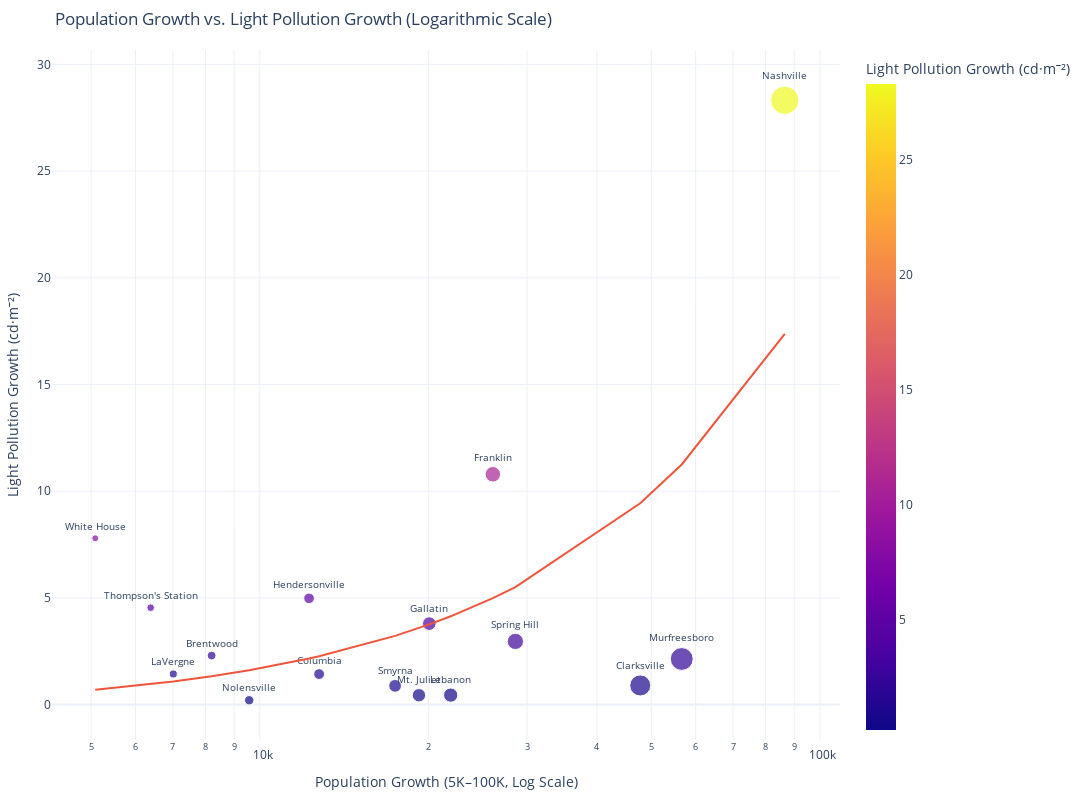

The cell this chart's notebook holds for it:
### Markdown cell above
# Population vs. Light Pollution Correlation

### Code cell
import plotly.express as px

# Define a function to calculate growth between the first and last years with percentages
def calculate_growth_with_percent(df, column):
    earliest_year = df['Year'].min()
    latest_year = df['Year'].max()

    start_values = df[df['Year'] == earliest_year].groupby('NAME')[column].mean()
    end_values = df[df['Year'] == latest_year].groupby('NAME')[column].mean()

    growth = end_values - start_values
    percent_growth = (growth / start_values.replace(0, pd.NA)) * 100

    growth_df = pd.DataFrame({
        'Absolute Growth': growth,
        'Percent Growth': percent_growth
    })

    return growth_df

# Calculate growth for population and light pollution
population_growth = calculate_growth_with_percent(df, 'Population')
light_pollution_growth = calculate_growth_with_percent(df, 'light_pollution')

# Merge for comparison
growth_comparison = population_growth.join(light_pollution_growth, lsuffix='_population', rsuffix='_light_pollution').dropna().reset_index()

# Filter for range: population growth between 5k and 100k, and light pollution > 0
growth_comparison_filtered = growth_comparison[
    (growth_comparison['Absolute Growth_population'] >= 5000) &
    (growth_comparison['Absolute Growth_population'] <= 100000) &
    (growth_comparison['Absolute Growth_light_pollution'] > 0)
]

# Plotting with Plotly using log scale for clarity
fig = px.scatter(
    growth_comparison_filtered,
    x='Absolute Growth_population',
    y='Absolute Growth_light_pollution',
    text='NAME',
    hover_name='NAME',
    size='Absolute Growth_population',
    color='Absolute Growth_light_pollution',
    trendline='ols',
    log_x=True,
    title='Population Growth vs. Light Pollution Growth (Logarithmic Scale)',
    labels={
        'Absolute Growth_population': 'Population Growth (5K–100K, Log Scale)',
        'Absolute Growth_light_pollution': 'Light Pollution Growth (cd·m⁻²)'
    },
    width=1400,
    height=800,
    color_continuous_scale='Plasma'
)

fig.update_traces(textposition='top center', textfont=dict(size=10))
fig.update_layout(
    xaxis_title='Population Growth (5K–100K, Log Scale)',
    yaxis_title='Light Pollution Growth (cd·m⁻²)',
    coloraxis_colorbar_title='Light Pollution Growth (cd·m⁻²)',
    template='plotly_white',
    margin=dict(t=50, b=50, l=50, r=50)
)

fig.show()

### Figure 1 — Plotly figure (JSON) as saved in the notebook; plotly's stock layout.template omitted (floating-point values rounded to 4 significant figures)
{"data": [{"hovertemplate": "<b>%{hovertext}</b><br><br>Population Growth (5K–100K, Log Scale)=%{marker.size}<br>Light Pollution Growth (cd·m⁻²)=%{marker.color}<br>NAME=%{text}<extra></extra>", "hovertext": ["Brentwood", "Clarksville", "Columbia", "Franklin", "Gallatin", "Hendersonville", "LaVergne", "Lebanon", "Mt. Juliet", "Murfreesboro", "Nashville", "Nolensville", "Smyrna", "Spring Hill", "Thompson's Station", "White House"], "legendgroup": "", "marker": {"color": [2.298, 0.897, 1.431, 10.79, 3.795, 4.979, 1.435, 0.4452, 0.4388, 2.138, 28.32, 0.2044, 0.8786, 2.962, 4.541, 7.795], "coloraxis": "coloraxis", "size": [8205, 47787, 12764, 26071, 20077, 12246, 7009, 21922, 19241, 56675, 86566, 9576, 17444, 28601, 6386, 5085], "sizemode": "area", "sizeref": 216.4, "symbol": "circle"}, "mode": "markers+text", "name": "", "orientation": "v", "showlegend": false, "text": ["Brentwood", "Clarksville", "Columbia", "Franklin", "Gallatin", "Hendersonville", "LaVergne", "Lebanon", "Mt. Juliet", "Murfreesboro", "Nashville", "Nolensville", "Smyrna", "Spring Hill", "Thompson's Station", "White House"], "textfont": {"size": 10}, "textposition": "top center", "type": "scatter", "x": [8205, 47787, 12764, 26071, 20077, 12246, 7009, 21922, 19241, 56675, 86566, 9576, 17444, 28601, 6386, 5085], "xaxis": "x", "y": [2.298, 0.897, 1.431, 10.79, 3.795, 4.979, 1.435, 0.4452, 0.4388, 2.138, 28.32, 0.2044, 0.8786, 2.962, 4.541, 7.795], "yaxis": "y"}, {"hovertemplate": "<b>OLS trendline</b><br>Absolute Growth_light_pollution = 0.000204701 * Absolute Growth_population + -0.349688<br>R<sup>2</sup>=0.422664<br><br>Population Growth (5K–100K, Log Scale)=%{x}<br>Light Pollution Growth (cd·m⁻²)=%{y} <b>(trend)</b><extra></extra>", "legendgroup": "", "marker": {"symbol": "circle"}, "mode": "lines", "name": "", "showlegend": false, "textfont": {"size": 10}, "textposition": "top center", "type": "scatter", "x": [5085, 6386, 7009, 8205, 9576, 12246, 12764, 17444, 19241, 20077, 21922, 26071, 28601, 47787, 56675, 86566], "xaxis": "x", "y": [0.6912, 0.9575, 1.085, 1.33, 1.611, 2.157, 2.263, 3.221, 3.589, 3.76, 4.138, 4.987, 5.505, 9.432, 11.25, 17.37], "yaxis": "y"}], "layout": {"coloraxis": {"colorbar": {"title": {"text": "Light Pollution Growth (cd·m⁻²)"}}, "colorscale": [[0, "#0d0887"], [0.1111, "#46039f"], [0.2222, "#7201a8"], [0.3333, "#9c179e"], [0.4444, "#bd3786"], [0.5556, "#d8576b"], [0.6667, "#ed7953"], [0.7778, "#fb9f3a"], [0.8889, "#fdca26"], [1, "#f0f921"]]}, "height": 800, "legend": {"itemsizing": "constant", "tracegroupgap": 0}, "margin": {"b": 50, "l": 50, "r": 50, "t": 50}, "title": {"text": "Population Growth vs. Light Pollution Growth (Logarithmic Scale)"}, "width": 1400, "xaxis": {"anchor": "y", "domain": [0, 1], "title": {"text": "Population Growth (5K–100K, Log Scale)"}, "type": "log"}, "yaxis": {"anchor": "x", "domain": [0, 1], "title": {"text": "Light Pollution Growth (cd·m⁻²)"}}}}
